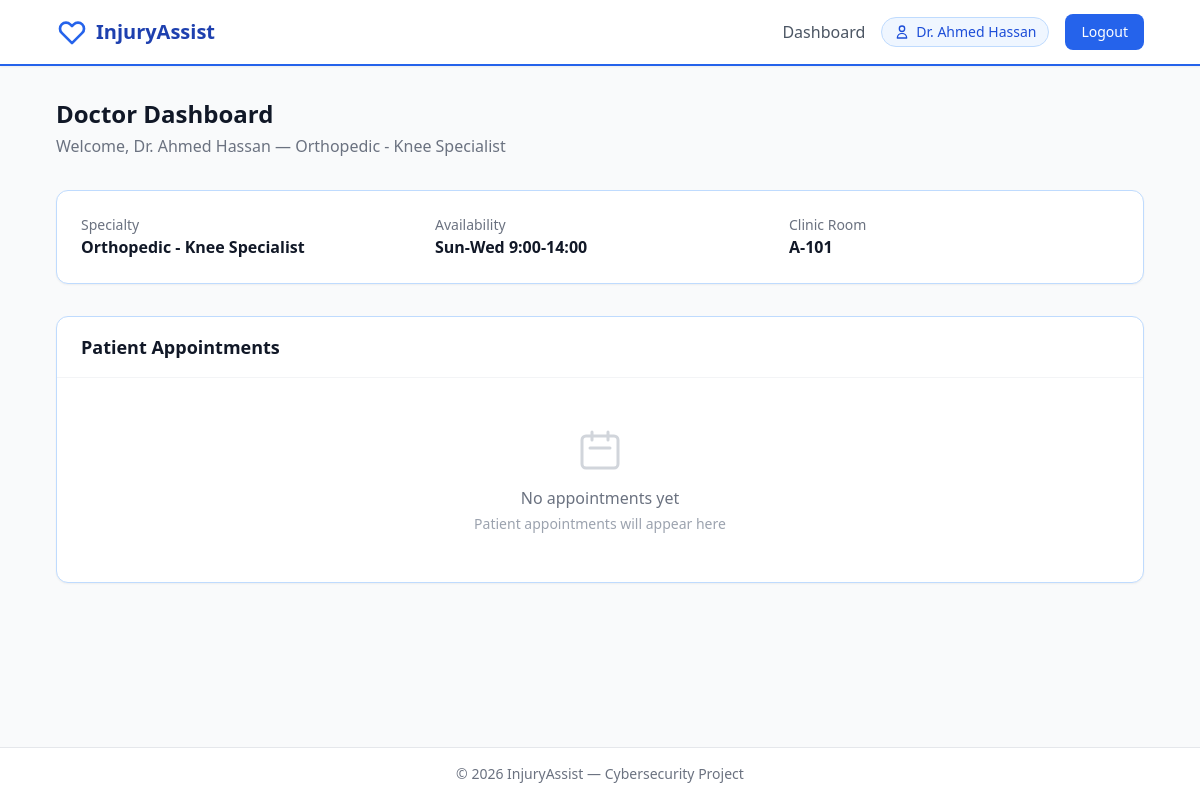
Page /doctor/dashboard (signed in) on the earlier database version.
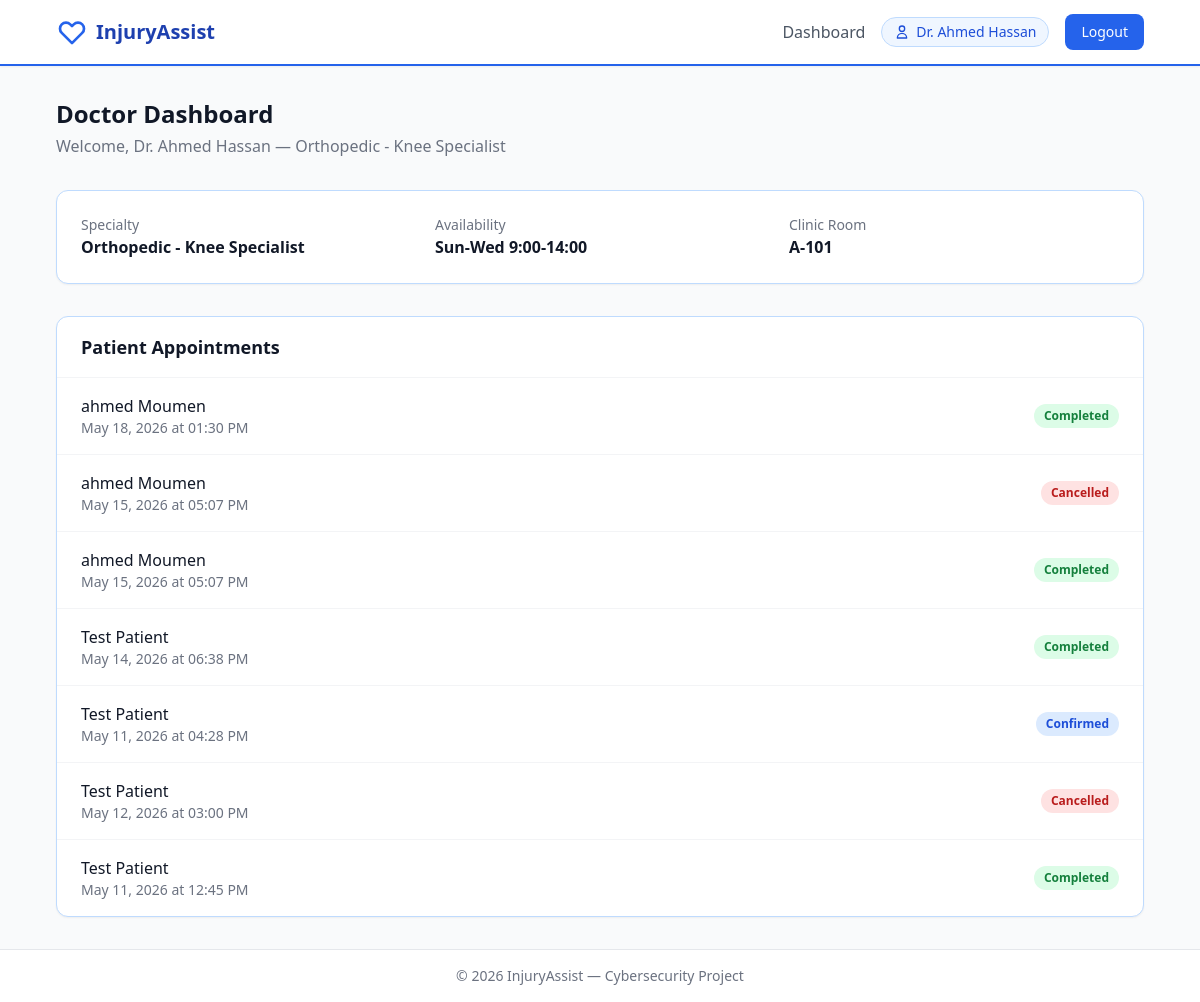
Same page on the later database version.
### models.py (models this page shows, shortened)
class Appointment(db.Model):
    __tablename__ = "appointments"
    id = db.Column(db.Integer, primary_key=True)
    appointment_date = db.Column(db.DateTime, nullable=False)
    status = db.Column(db.Enum(AppointmentStatus), default=AppointmentStatus.PENDING, nullable=False)
    created_at = db.Column(db.DateTime, default=lambda: datetime.now(timezone.utc))
    patient_id = db.Column(db.Integer, db.ForeignKey("users.id"), nullable=False)
    doctor_id = db.Column(db.Integer, db.ForeignKey("users.id"), nullable=False)
    report = db.relationship("Report", backref="appointment", uselist=False, lazy=True)

class User(db.Model, UserMixin):
    __tablename__ = "users"
    id = db.Column(db.Integer, primary_key=True)
    username = db.Column(db.String(80), unique=True, nullable=False)
    password_hash = db.Column(db.String(256), nullable=False)
    name = db.Column(db.String(120), nullable=False)
    role = db.Column(db.String(20), nullable=False, default="patient")  # 'patient' or 'doctor'
    age = db.Column(db.Integer)
    gender = db.Column(db.String(10))
    contact_no = db.Column(db.String(20))
    address = db.Column(db.String(200))
    is_available = db.Column(db.Boolean, default=True)
    availability_slot = db.Column(db.String(100))
    doctor_type = db.Column(db.String(20))        # 'general' or 'specialized'
    specialty = db.Column(db.String(100))
    certification_level = db.Column(db.String(50))
    clinic_room = db.Column(db.String(20))
    injuries = db.relationship("Injury", backref="patient", lazy=True)
    patient_appointments = db.relationship(
        "Appointment", backref="patient", lazy=True, foreign_keys="Appointment.patient_id"
    )
    doctor_appointments = db.relationship(
        "Appointment", backref="doctor", lazy=True, foreign_keys="Appointment.doctor_id"
    )

### blueprints/doctor.py (the view)
@doctor_bp.route("/dashboard")
@login_required
def dashboard():
    if current_user.role != "doctor":
        abort(403)
    appointments = (
        Appointment.query.filter_by(doctor_id=current_user.id)
        .order_by(Appointment.created_at.desc())
        .all()
    )
    return render_template("doctor/dashboard.html", appointments=appointments)

### templates/doctor/dashboard.html (shortened to what this page needs)
{% extends "base.html" %}
{% block content %}
<div class="fade-in">
    <div class="mb-8">
        <h1 class="text-2xl font-bold text-gray-900">Doctor Dashboard</h1>
        <p class="text-gray-500 mt-1">Welcome, {{ current_user.name }} — {{ current_user.specialty or 'General Practice' }}</p>
    </div>
    <div class="bg-white border border-blue-200 rounded-xl p-6 shadow-sm mb-8">
        <div class="grid grid-cols-1 sm:grid-cols-3 gap-6">
            <div>
                <p class="text-sm text-gray-500">Specialty</p>
                <p class="font-semibold text-gray-900">{{ current_user.specialty or 'General' }}</p>
            </div>
            <div>
                <p class="text-sm text-gray-500">Availability</p>
                <p class="font-semibold text-gray-900">{{ current_user.availability_slot or 'Not set' }}</p>
            </div>
            <div>
                <p class="text-sm text-gray-500">Clinic Room</p>
                <p class="font-semibold text-gray-900">{{ current_user.clinic_room or 'N/A' }}</p>
            </div>
        </div>
    </div>
    <div class="bg-white border border-blue-200 rounded-xl shadow-sm overflow-hidden">
        <div class="px-6 py-4 border-b border-gray-100">
            <h2 class="text-lg font-semibold text-gray-900">Patient Appointments</h2>
        </div>
        <div class="divide-y divide-gray-100">
            {% if appointments %}
                {% for appt in appointments %}
                <div class="px-6 py-4 flex items-center justify-between hover:bg-gray-50 transition">
                    <div>
                        <p class="font-medium text-gray-900">{{ appt.patient.name }}</p>
                        <p class="text-sm text-gray-500">{{ appt.appointment_date.strftime('%b %d, %Y at %I:%M %p') }}</p>
                    </div>
                    <span class="text-xs font-semibold px-2.5 py-1 rounded-full
                        {% if appt.status.value == 'Pending' %}bg-amber-100 text-amber-700
                        {% elif appt.status.value == 'Confirmed' %}bg-blue-100 text-blue-700
                        {% elif appt.status.value == 'Completed' %}bg-green-100 text-green-700
                        {% else %}bg-red-100 text-red-700{% endif %}">
                        {{ appt.status.value }}
                    </span>
                </div>
                {% endfor %}
            {% else %}
                <div class="px-6 py-12 text-center">
                    <svg class="mx-auto w-12 h-12 text-gray-300 mb-3" fill="none" stroke="currentColor" viewBox="0 0 24 24">
                        <path stroke-linecap="round" stroke-linejoin="round" stroke-width="1.5"
                              d="M8 7V3m8 4V3m-9 8h10M5 21h14a2 2 0 002-2V7a2 2 0 00-2-2H5a2 2 0 00-2 2v12a2 2 0 002 2z"/>
                    </svg>
                    <p class="text-gray-500">No appointments yet</p>
                    <p class="text-sm text-gray-400 mt-1">Patient appointments will appear here</p>
                </div>
            {% endif %}
        </div>
    </div>
</div>
{% endblock %}

Differences in the rows shown:
added Appointment: patient.name "ahmed Moumen", appointment_date "May 18, 2026 at 01:30 PM", status.value "Completed"
added Appointment: patient.name "ahmed Moumen", appointment_date "May 15, 2026 at 05:07 PM", status.value "Cancelled"
added Appointment: patient.name "ahmed Moumen", appointment_date "May 15, 2026 at 05:07 PM", status.value "Completed"
added Appointment: patient.name "Test Patient", appointment_date "May 14, 2026 at 06:38 PM", status.value "Completed"
added Appointment: patient.name "Test Patient", appointment_date "May 11, 2026 at 04:28 PM", status.value "Confirmed"
added Appointment: patient.name "Test Patient", appointment_date "May 12, 2026 at 03:00 PM", status.value "Cancelled"
added Appointment: patient.name "Test Patient", appointment_date "May 11, 2026 at 12:45 PM", status.value "Completed"
Other differences:
text no longer shown: "No appointments yet Patient appointments will appear here"
